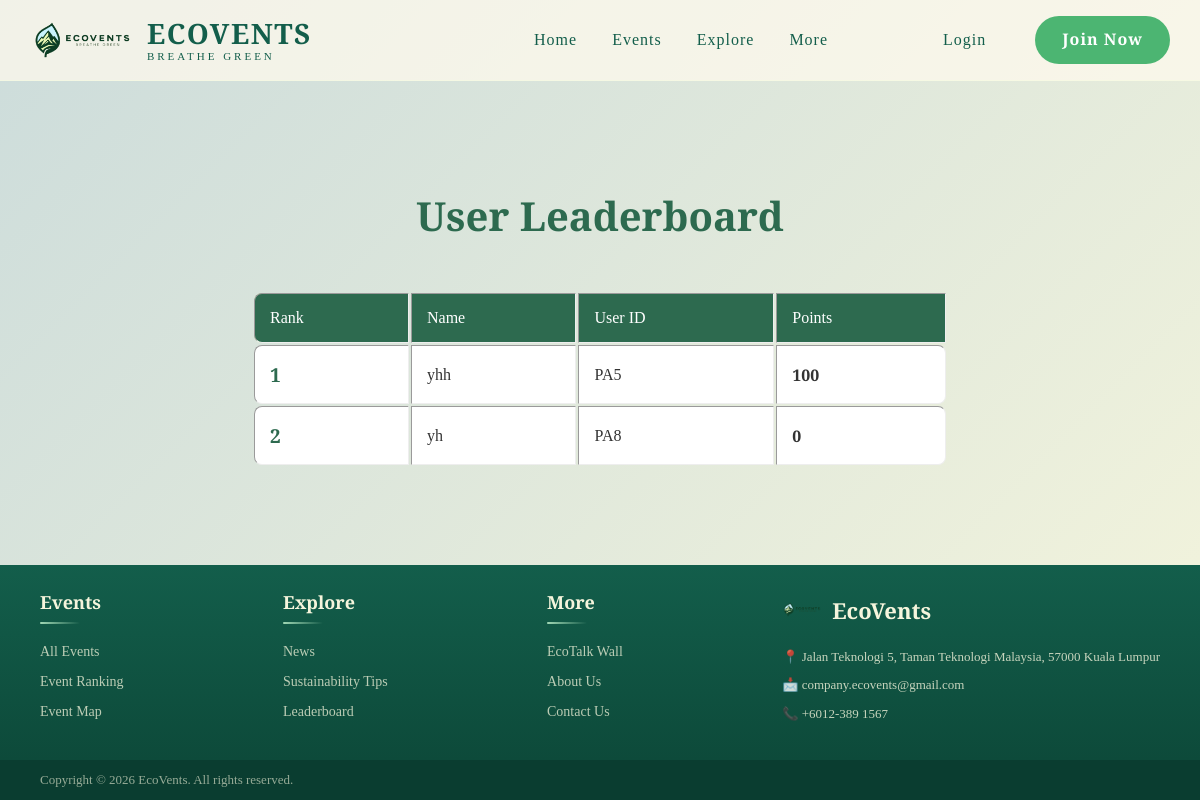
The app's page /leaderBoard.php with its own data.
### tables this page shows
CREATE TABLE `organizer_user` (
  `user_id` int(11) NOT NULL,
  `password` varchar(255) NOT NULL,
  `name` varchar(255) NOT NULL,
  `email` varchar(255) NOT NULL,
  `role` varchar(255) NOT NULL,
  `google_id` varchar(255) DEFAULT NULL,
  `profile_image` int(11) DEFAULT NULL,
  `event_id` int(11) DEFAULT NULL,
  `event_name` varchar(255) DEFAULT NULL,
  `acc_status` varchar(255) NOT NULL,
  `points` int(11) NOT NULL
);

### leaderBoard.php (the view, shortened to what this page needs)
<!DOCTYPE html>
<html lang="en">
<head>
<link rel="stylesheet" href="homepage.css">
</head>
<body>
<?php include 'guestNavigation.php';?>
<section class="leaderboard-section">
    <center>
        <br>
        <h1>User Leaderboard</h1>
        <br>
        <table border="1", style="width:60%">
            <tr bgcolor="#dfffc1">
                <th>Rank</th>
                <th>Name</th>
                <th>User ID</th>
                <th>Points</th>
            </tr>
            <?php
                include "connect.php";
                $sql = "SELECT * FROM organizer_user
                        WHERE role = 'Participant'
                        ORDER BY points DESC";
                $result = mysqli_query($dbConn, $sql);
                $rank = 1;
                while ($rows = mysqli_fetch_array($result)) {
                    echo "<tr>";
                    echo "<td>".$rank."</td>";
                    echo "<td>".$rows['name']."</td>";
                    echo "<td>PA".$rows['user_id']."</td>";
                    echo "<td>".$rows['points']."</td>";
                    echo "</tr>";
                    $rank++;
                }
            ?>
        </table>
    </center>
</section>
<?php include 'guestFooter.php';?>
</body>
</html>

### homepage.css (style rules this page uses)
* { margin: 0; padding: 0; box-sizing: border-box; }
:root { --primary-green: #135E4B; --secondary-green: #4CB572; --light-green: #A1D8B5; --lightest-green: #CCDCDB; --cream: #F5F5DC; --transition: all 0.6s cubic-bezier(0.22, 1, 0.36, 1); }
body { font-family: 'Playfair Display', serif; background: linear-gradient(135deg, var(--lightest-green), var(--cream)); color: var(--primary-green); overflow-x: hidden; position: relative; padding-top: 80px; }
.leaderboard-section { margin-top: 50px; padding: 40px 20px; }
.leaderboard-section h1 { color: #2d6a4f; font-size: 40px; margin-bottom: 30px; }
.leaderboard-section table { width: 60%; border: none; }
.leaderboard-section table th { background-color: #2d6a4f; color: white; padding: 15px; font-weight: 500; text-align: left; }
.leaderboard-section table th:first-child { border-radius: 8px 0 0 8px; }
.leaderboard-section table td { background: white; padding: 15px; color: #333; }
.leaderboard-section table tr td:first-child { border-radius: 8px 0 0 8px; font-weight: bold; color: #2d6a4f; font-size: 19.2px; }
.leaderboard-section table tr td:last-child { border-radius: 0 8px 8px 0; font-weight: bold; }

### leaderBoard.php (style rules this page uses)
body { min-height: 100vh; display: flex; flex-direction: column; }
td { font-family: 'Tinos', serif; }

### records on screen
organizer_user: name "yhh", user_id "5", points "100"
organizer_user: name "yh", user_id "8", points "0"
